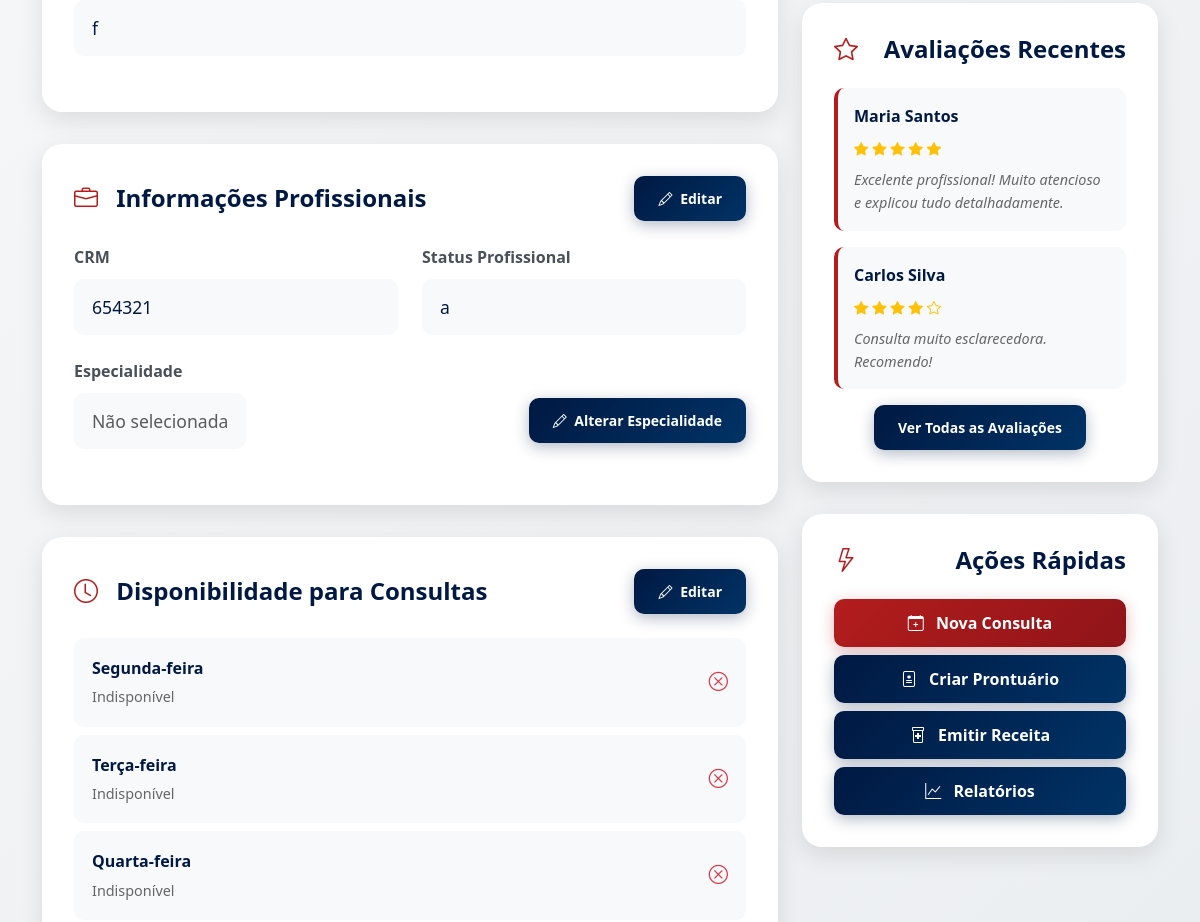
/perfil_medico (signed in, middle part), run on an earlier commit of the app's database.
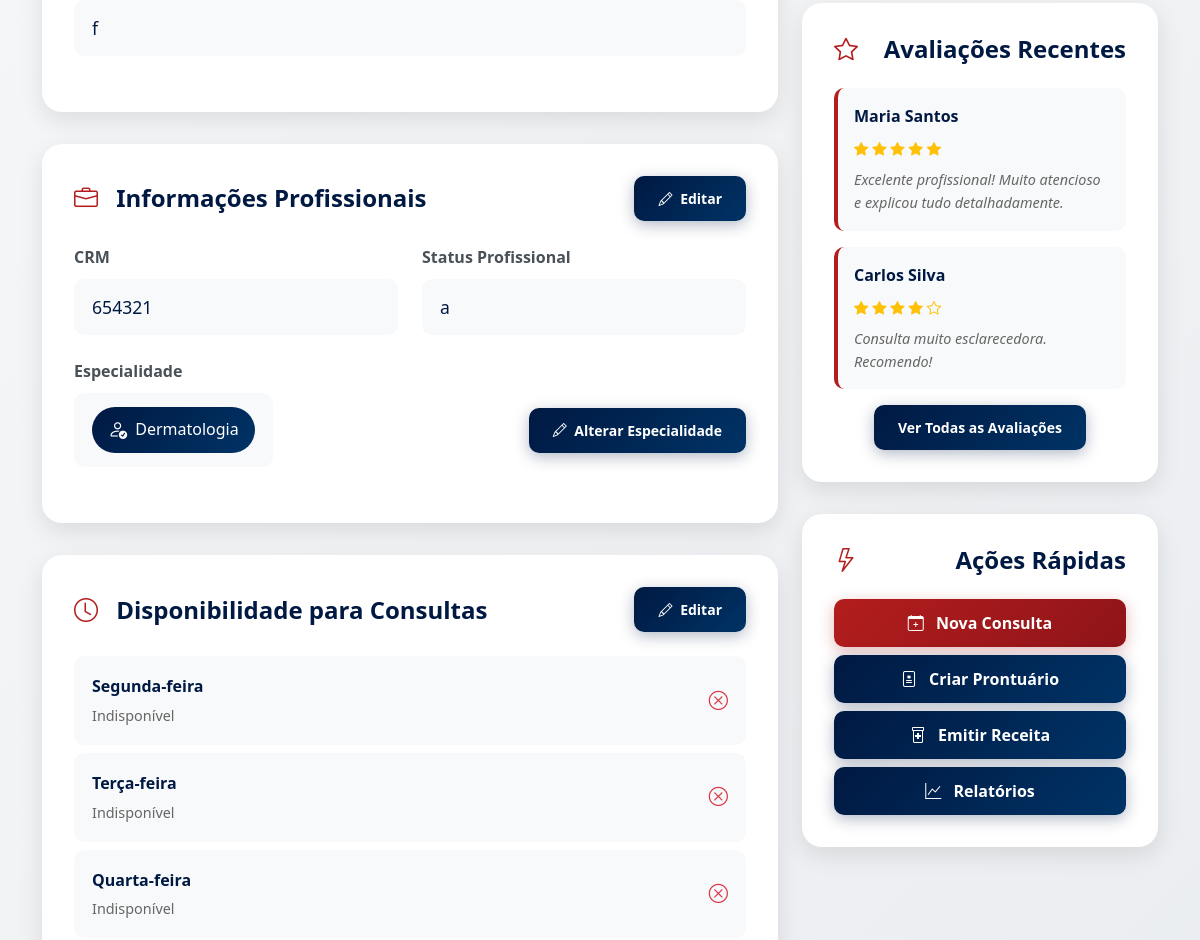
And on a later commit of the database.
### tables this page shows
CREATE TABLE especialidade (
idEspecialidade INTEGER PRIMARY KEY AUTOINCREMENT,
nome TEXT NOT NULL,
descricao TEXT NOT NULL
);

### routes/medico/medico_rotas.py (the view)
@router.get("/perfil_medico")
@requer_autenticacao(["medico"])
async def get_perfil_medico(request: Request, usuario_logado: dict = None):
    from data.repo.medico_repo import obter_medico_por_id
    from data.repo.especialidade_repo import obter_todas_especialidades
    from data.repo.medico_especialidade_repo import obter_especialidade_por_medico
    medico = obter_medico_por_id(usuario_logado["idUsuario"])
    disponibilidades = obter_disponibilidades_por_medico(usuario_logado["idUsuario"])
    especialidades = obter_todas_especialidades()
    especialidade_medico = obter_especialidade_por_medico(usuario_logado["idUsuario"])
    return templates.TemplateResponse("/medico/perfil_medico.html", {
        "request": request,
        "usuario": usuario_logado,
        "medico": medico,
        "disponibilidades": disponibilidades,
        "especialidades": especialidades,
        "especialidade_atual": especialidade_medico.idEspecialidade if especialidade_medico else None
    })

### templates/medico/perfil_medico.html (shortened to what the changed rows need)
{% extends "base_medico.html" %}
{% block conteudo %}
{% block extra_css %}
<link rel="stylesheet" href="/static/css/perfil_medico.css">
{% endblock %}
    <section class="secao-perfil">
        <div class="container">
            <div class="row">
                <div class="col-lg-8 mb-4">
                    <div class="cartao-secao">
                        <div class="campo-perfil">
                            <div class="d-flex align-items-center justify-content-between">
                                <div class="valor-campo" id="especialidade-display">
                                    {% if especialidade_atual %}
                                        {% for esp in especialidades %}
                                            {% if esp.idEspecialidade == especialidade_atual %}
                                                <div class="especialidade-badge-perfil">
                                                    <i class="bi esp-icon-perfil" data-especialidade="{{ esp.nome }}"></i>
                                                    <span>{{ esp.nome }}</span>
                                                </div>
                                            {% endif %}
                                        {% endfor %}
                                    {% else %}
                                        <span class="text-muted">Não selecionada</span>
                                    {% endif %}
                                </div>
                            </div>
                        </div>
                    </div>
                </div>
            </div>
        </div>
    </section>
{% endblock %}

What changed in the data, as far as the page shows it:
added especialidade: nome "Dermatologia"
Also different on the page:
text no longer shown: "Não selecionada"
